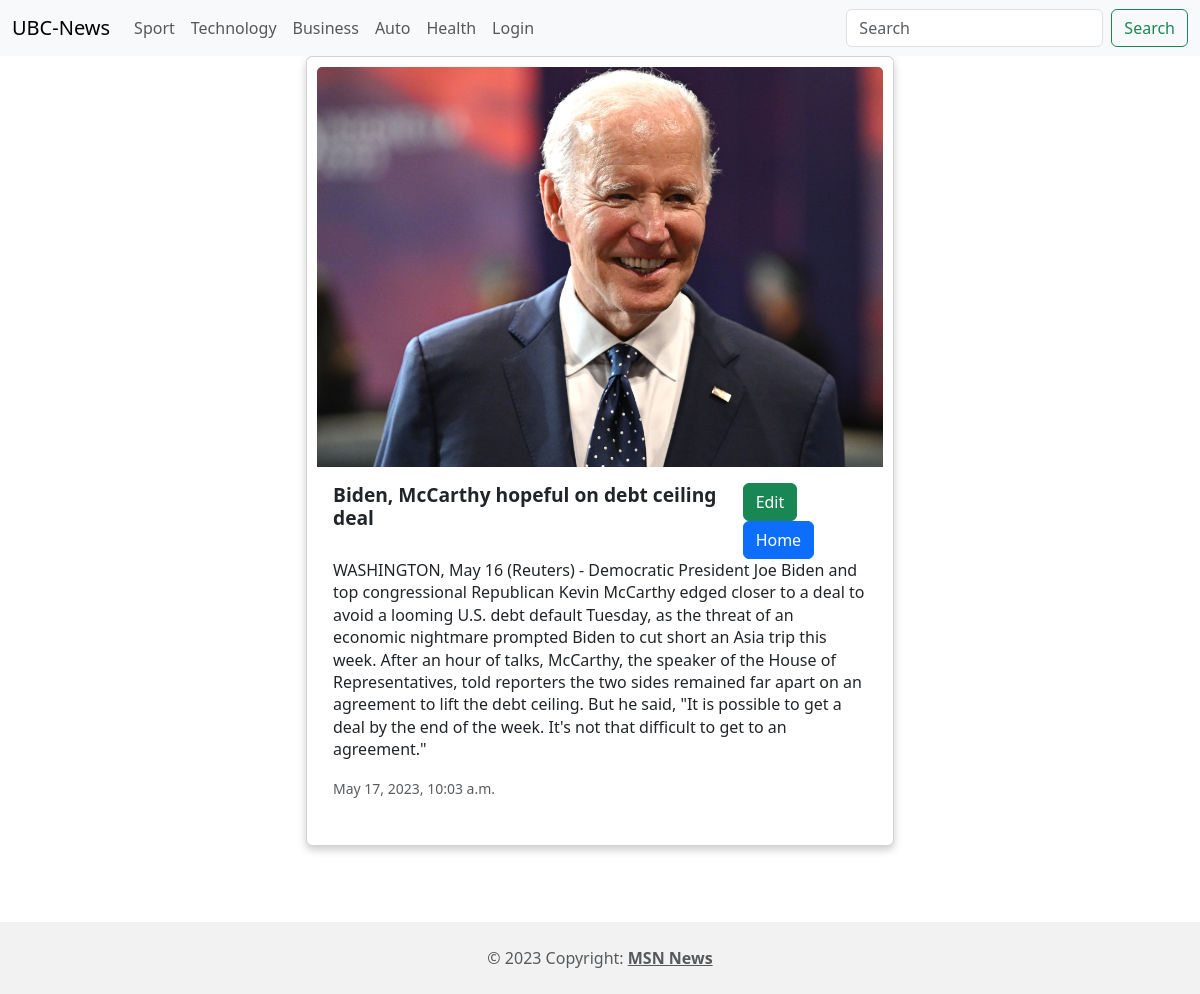
The app's page /details/10 with its own data.
### news/models.py (models this page shows, shortened)
class News(models.Model):
    publisher = models.ForeignKey(User, related_name='publisher', on_delete=models.CASCADE)
    title = models.CharField(max_length=60)
    content = models.TextField()
    published_date = models.DateTimeField(auto_now_add=True)
    updated_date = models.DateTimeField(auto_now=True)
    media = models.ImageField(upload_to="news-media/%Y/%m/%d/")
    category = models.ForeignKey(Category, on_delete=models.CASCADE)
    class Meta:
        verbose_name = 'news'
        verbose_name_plural = 'news'
        ordering = ['-id']

### news/views.py (the view)
# urls.py: path('details/<int:news_id>', details, name='details'),
def details(request, news_id):
    news = News.objects.get(id=news_id)
    context = {
        'news': news,
    }
    return render(request, 'news/details.html', context=context)

### news/templates/news/details.html (shortened to what this page needs)
{% extends 'news/base.html' %}
{% block content %}
    <div class="row row-cols-1 row-cols-md-2 g-4 justify-content-center">
        <div class="col">
            <div class="card h-100">
                <img src="{{ news.media.url }}" class="card-img-top" alt="...">
                <div class="card-body">
                    <div class="d-flex justify-content-between">
                        <h5 class="card-title">{{ news.title }}</h5>
                        <div>
                            <a href="{% url 'edit_news' news.id %}" class="btn btn-success">Edit</a>
                            <a href="{% url 'main' %}" class="btn btn-primary">Home</a>
                        </div>
                    </div>
                    <p class="card-text">{{ news.content }}</p>
                    <p class="card-text"><small class="text-body-secondary">{{ news.published_date }}</small></p>
                </div>
            </div>
        </div>
    </div>
{% endblock %}

### news/static/news/styles/main.css (style rules this page uses)
body { padding-bottom: 100px; }
.card { box-shadow: 0 4px 8px rgba(0, 0, 0, 0.2); transition: 0.3s; margin-bottom: 20px; padding: 10px; }
.card-img-top { height: 400px; object-fit: cover; }
.card-title { font-size: 1.2rem; font-weight: bold; margin-bottom: 0.5rem; }
.card-text { font-size: 1rem; line-height: 1.4; }

### records on screen
News: media (picture), title "Biden, McCarthy hopeful on debt ceiling deal", content "WASHINGTON, May 16 (Reuters) - Democratic President Joe Biden and top congressional Republican Kevin McCarthy edged closer to a deal to avoid a looming U.S. debt default Tuesday, as the threat of an economic nightmare prompted Biden to cut short an Asia trip this week. After an hour of talks, McCarthy, the speaker of the House of Representatives, told reporters the two sides remained far apart on an agreement to lift the debt ceiling. But he said, \"It is possible to get a deal by the end of the week. It's not that difficult to get to an agreement.\"", published_date "May 17, 2023, 10:03 a.m."
